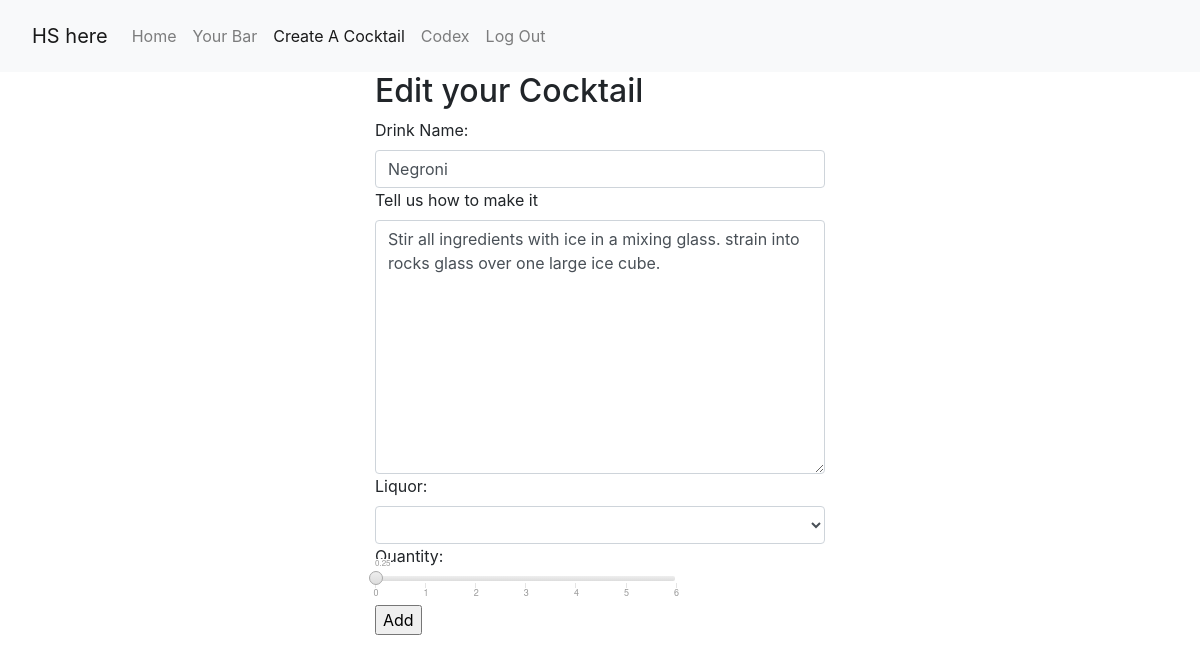
The app's page /edit_cocktail/5 (signed in) with its own data.
### spirit_app/models.py (models this page shows)
class Cocktail(models.Model):
    name = models.CharField(max_length=255)
    desc = models.TextField()
    created_on = models.DateTimeField(auto_now_add=True)
    updated_on = models.DateTimeField(auto_now=True)
    objects = CocktailManager()

### spirit_app/views.py (the view)
# urls.py: path('edit_cocktail/<int:id>', views.edit_cocktail),
def edit_cocktail(request,id):
    if 'user' not in request.session:
        return redirect('/')
    context={
        "this_cocktail" : Cocktail.objects.get(id=id),
        "alcohols" :Alcohol.objects.all()
    }
    return render(request, 'edit_cocktail.html', context)

### spirit_app/templates/edit_cocktail.html (shortened to what this page needs)
<!DOCTYPE html>
<html lang="en">
<head>
    <link rel="stylesheet" href="https://stackpath.bootstrapcdn.com/bootstrap/4.5.0/css/bootstrap.min.css">
    {% load static %}
    <link rel="stylesheet" href="{% static 'css/jquery.range.css' %}">
</head>
<body>
    <nav class="navbar navbar-expand-lg navbar-light bg-light">
        <div class="navbar navbar-expand-lg navbar-light bg-light">
            <a class="navbar-brand" href="/home">HS here</a>
            <div class="collapse navbar-collapse" id="navbarSupportedContent">
                <ul class="navbar-nav mr-auto">
                    <li class="nav-item">
                        <a class="nav-link" href="/home">Home</a>
                    </li>
                    <li class="nav-item">
                        <a class="nav-link" href="/your_bar">Your Bar</a>
                    </li>
                    <li class="nav-item active">
                        <a class="nav-link" href="/create_cocktail">Create A Cocktail <span class="sr-only">(current)</span></a>
                    </li>
                    <li class="nav-item">
                        <a class="nav-link" href="/codex">Codex</a>
                    </li>
                    <li class="nav-item">
                        <a class="nav-link" href="/log_out">Log Out</a>
                    </li>
                </ul>
            </div>
        </div>
    </nav>
        <div class="mx-auto" style="width: 450px;">
        <h2>Edit your Cocktail</h2>
        <form action="/cocktail_edit_confirm" method="POST">
            <label for="name">Drink Name:</label>
            <input type="text" name="name" id="name" class="form-control" value="{{this_cocktail.name}}">
            <label for="desc">Tell us how to make it</label>
            <textarea name="desc" id="" cols="30" rows="10" class="form-control">{{this_cocktail.desc}}</textarea>
            <label for="liquor">Liquor:</label>
            <select name="liquor" id="liquor" class="form-control">
                <option value="null">{{this_cocktail.ingredients.brand}}</option>
                {% for alcohol in alcohols %}
                <option value="{{alcohol.id}}">{{alcohol.brand}}</option>
                {% endfor %}
            </select>
            <label for="quantity">Quantity:</label>
            <br>
            <br>
            <input type="submit" value="Add">
        </form>
    </div>
</body>
</html>

### records on screen
Cocktail: name "Negroni", desc "Stir all ingredients with ice in a mixing glass. strain into rocks glass over one large ice cube."
